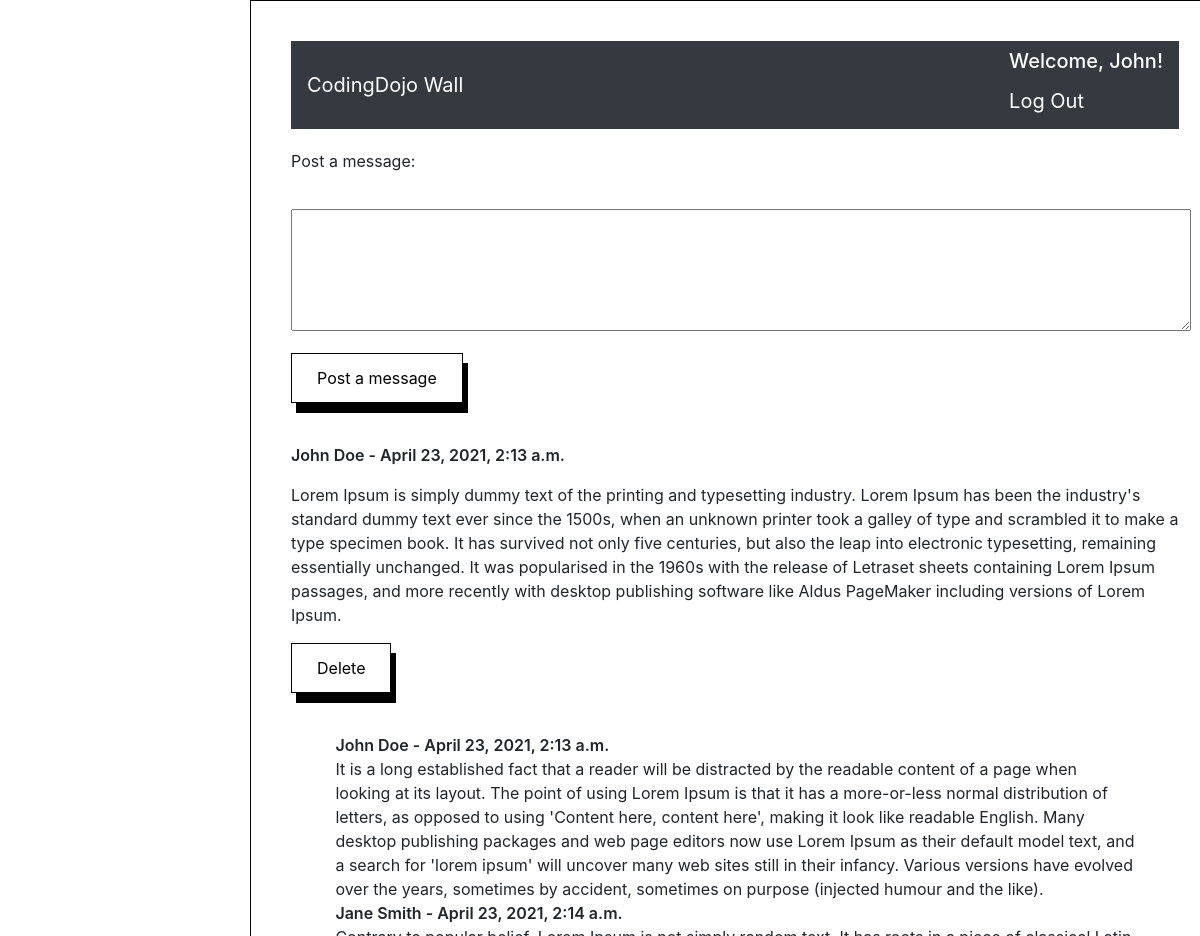
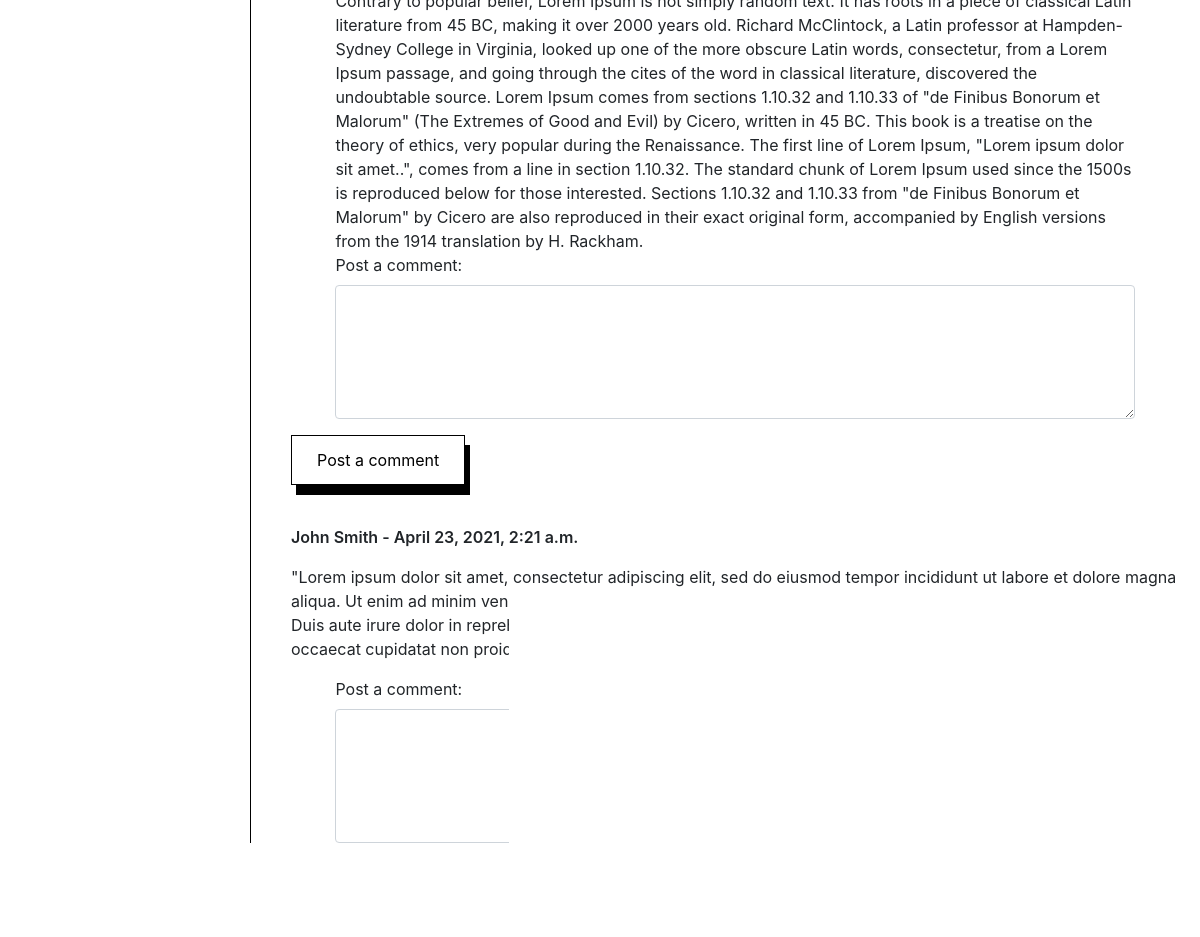
The app's page /wall (signed in) with its own data (2 pictures, top to bottom).
### wall_app/models.py (models this page shows, shortened)
class User(models.Model):
  first_name = models.CharField(max_length=255)
  last_name = models.CharField(max_length=255)
  email = models.CharField(max_length=255)
  password = models.CharField(max_length=255)
  created_at = models.DateTimeField(auto_now_add=True)
  updated_at = models.DateTimeField(auto_now=True)
  objects = UserManager()

class Message(models.Model):
  message = models.TextField()
  user = models.ForeignKey(User, related_name="messages", on_delete=models.CASCADE)
  created_at = models.DateTimeField(auto_now_add=True)
  updated_at = models.DateTimeField(auto_now=True)
  objects = MessageManager()

class Comment(models.Model):
  comment = models.TextField()
  user = models.ForeignKey(User, related_name="user_comments", on_delete=models.CASCADE)
  message = models.ForeignKey(Message, related_name="message_comments", on_delete=models.CASCADE)
  created_at = models.DateTimeField(auto_now_add=True)
  updated_at = models.DateTimeField(auto_now=True)
  objects = CommentManager()

### wall_app/views.py (the view)
# urls.py: path('wall', views.wall),
def wall(request):
  within_30_minutes = datetime.now() - timedelta(seconds=60 * 30)
  messages_before_30_minutes = Message.objects.filter(created_at = within_30_minutes)
  print(messages_before_30_minutes)
  if 'user_id' not in request.session:
    return redirect('/')
  context = {
    'user': User.objects.get(id=request.session['user_id']),
    'all_messages': Message.objects.all(),
    'messages_before_30_minutes': messages_before_30_minutes,
  }
  return render(request, 'wall.html', context)

### wall_app/templates/wall.html (shortened to what this page needs)
<!DOCTYPE html>
<html lang="en">
<head>
  {% load static %}
  <link rel="stylesheet" href="{% static 'css/wall_style.css' %}">
  <link rel="stylesheet" href="https://stackpath.bootstrapcdn.com/bootstrap/4.3.1/css/bootstrap.min.css">
</head>
<body>
  <div id="container">
    <nav class="navbar navbar-light bg-light justify-content-between navbar-dark bg-dark">
      <a class="navbar-brand" href="/wall" style="float: left;">CodingDojo Wall</a>
      <div>
        <h5 class="h5 text-right" style="color: white;"> Welcome, {{user.first_name}}!</h5>
        <a href="/logout" class="navbar-brand">Log Out</a>
      </div>
    </nav>
    <form action="/new_message/{{user.id}}" method="post" style="margin-bottom: 40px;">
      <div class="form-group">
        <p style="padding: 20px 0px;">Post a message:</p>
        <textarea name="message" cols="5" rows="5" style="width: 900px;"></textarea>
      </div>
      <button>Post a message</button>
    </form>
    {%for message in all_messages%}
      <p class="strong">{{message.user.first_name}} {{message.user.last_name}} - {{message.created_at}}</p>
      <p>{{message.message}}</p>
      {%if message.user.id == user.id%}
        <form action="/delete_message" method="post" style="margin-bottom: 40px;">
          <button>Delete</button>
        </form>
      {%endif%}
      {%for comment in message.message_comments.all%}
        <p class="strong comments">{{comment.user.first_name}} {{comment.user.last_name}} - {{comment.created_at}}</p>
        <p class="comments">{{comment.comment}}</p>
      {%endfor%}
      <form action="/new_comment" method="post" style="margin-bottom: 40px;">
        <div class="form-group comments">
          <label for="comment">Post a comment:</label>
          <br />
          <textarea name="comment" cols="5" rows="5" class="form-control"></textarea>
        </div>
        <button>Post a comment</button>
      </form>
    {%endfor%}
  </div>
</body>
</html>

### wall_app/static/css/wall_style.css (style rules this page uses)
* { margin: 0; padding: 0; }
#container { margin-left: 250px; width: 970px; border: 1px solid black; padding: 40px; }
a { color: black; }
.strong { font-weight: 600; }
.comments { width: 90%; margin: 0 auto; }
button { background-color: white; border: 1px solid black; color: black; padding: 12px 25px; text-align: center; text-decoration: none; box-shadow: 5px 10px; display: block; }

### records on screen
User: first_name "John"
Message: user.first_name "John", user.last_name "Doe", created_at "April 23, 2021, 2:13 a.m.", message "Lorem Ipsum is simply dummy text of the printing and typesetting industry. Lorem Ipsum has been the industry's standard dummy text ever since the 1500s, when an unknown printer took a galley of type and scrambled it to make a type specimen book. It has survived not only five centuries, but also the leap into electronic typesetting, remaining essentially unchanged. It was popularised in the 1960s with the release of Letraset sheets containing Lorem Ipsum passages, and more recently with desktop publishing software like Aldus PageMaker including versions of Lorem Ipsum."
Comment: user.first_name "John", user.last_name "Doe", created_at "April 23, 2021, 2:13 a.m.", comment "It is a long established fact that a reader will be distracted by the readable content of a page when looking at its layout. The point of using Lorem Ipsum is that it has a more-or-less normal distribution of letters, as opposed to using 'Content here, content here', making it look like readable English. Many desktop publishing packages and web page editors now use Lorem Ipsum as their default model text, and a search for 'lorem ipsum' will uncover many web sites still in their infancy. Various versions have evolved over the years, sometimes by accident, sometimes on purpose (injected humour and the like)."
Comment: user.first_name "Jane", user.last_name "Smith", created_at "April 23, 2021, 2:14 a.m.", comment "Contrary to popular belief, Lorem Ipsum is not simply random text. It has roots in a piece of classical Latin literature from 45 BC, making it over 2000 years old. Richard McClintock, a Latin professor at Hampden-Sydney College in Virginia, looked up one of the more obscure Latin words, consectetur, from a Lorem Ipsum passage, and going through the cites of the word in classical literature, discovered the undoubtable source. Lorem Ipsum comes from sections 1.10.32 and 1.10.33 of \"de Finibus Bonorum et Malorum\" (The Extremes of Good and Evil) by Cicero, written in 45 BC. This book is a treatise on the theory of ethics, very popular during the Renaissance. The first line of Lorem Ipsum,…"
Message: user.first_name "John", user.last_name "Smith", created_at "April 23, 2021, 2:21 a.m.", message "\"Lorem ipsum dolor sit amet, consectetur adipiscing elit, sed do eiusmod tempor incididunt ut labore et dolore magna aliqua. Ut enim ad minim veniam, quis nostrud exercitation ullamco laboris nisi ut aliquip ex ea commodo consequat. Duis aute irure dolor in reprehenderit in voluptate velit esse cillum dolore eu fugiat nulla pariatur. Excepteur sint occaecat cupidatat non proident, sunt in culpa qui officia deserunt mollit anim id est laborum.\""
